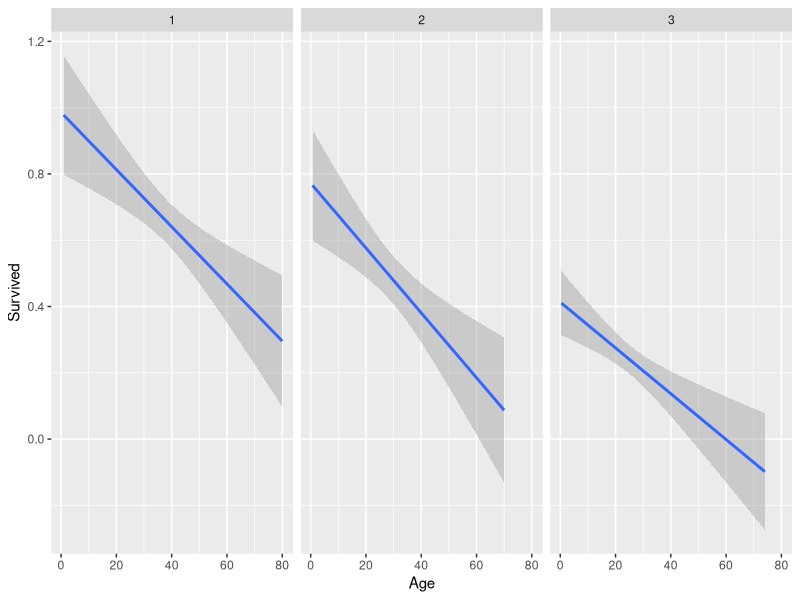
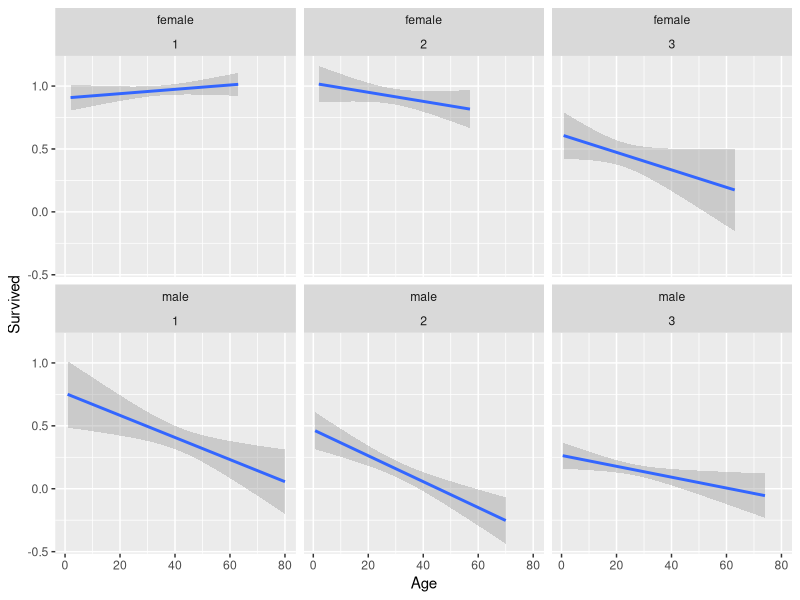
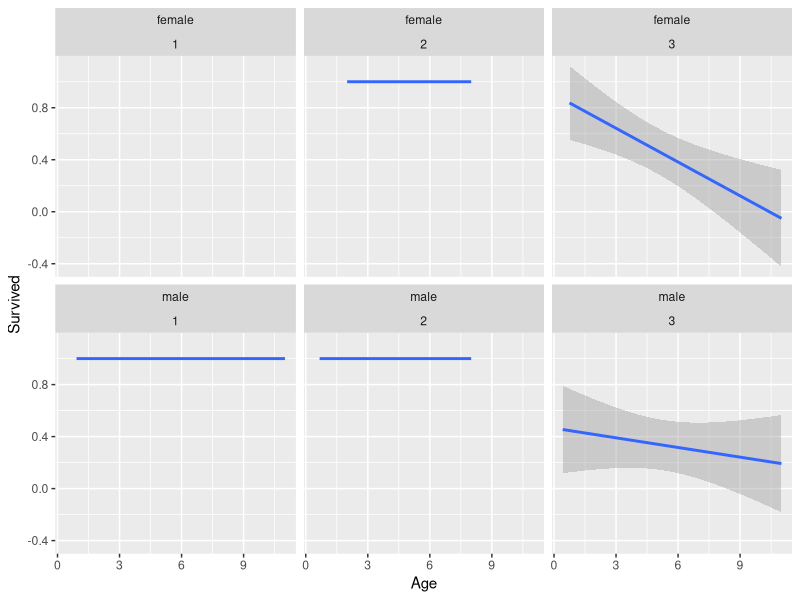
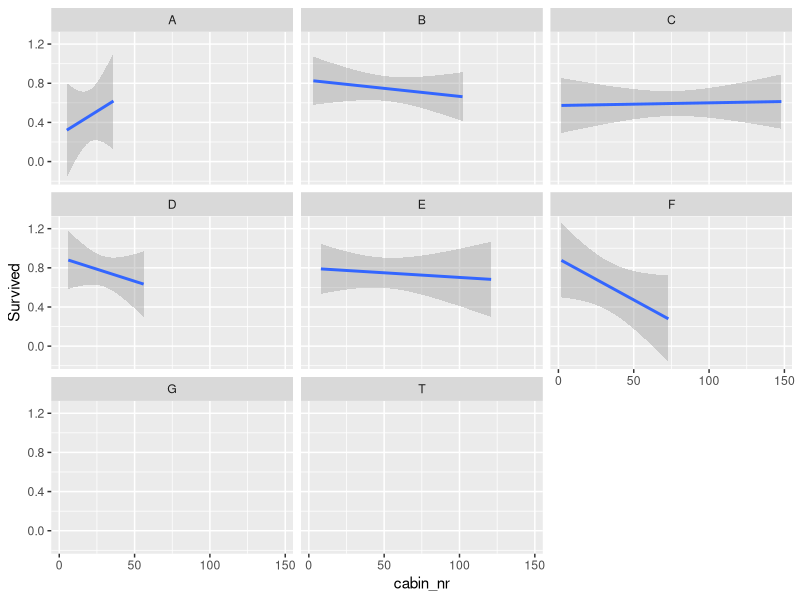

Write the R code that produced these figures, in order.
## ---- chunk 1
require(dplyr)
require(ggplot2)
require(stringr)

titanic <- read.csv('./data/train.csv')

## ---- chunk 2
# 1.
titanic %>% summarize(mean(Survived))
# end 1.

# 2.a - First and third 
titanic %>% group_by(Pclass) %>% summarize(class_prop = mean(Survived))

# 2.b - Males did not fare so well.
titanic %>% group_by(Sex) %>% summarize(gender_prop = mean(Survived))

# 2.c
#Age and class
ggplot(data = titanic %>% filter(!is.na(Age)),
       aes(x = Age, y = Survived)) +
  stat_smooth(method="glm",family="binomial") + facet_grid(~Pclass)

# Does age moderate the gender effect?
ggplot(data = titanic %>% filter(!is.na(Age)),
       aes(x = Age, y = Survived)) +
  stat_smooth(method="glm",family="binomial") + facet_wrap(~Sex + Pclass,ncol=3)

# 2.c.1 Modelling really young children.
ggplot(data = titanic %>% filter(Age < 12),
       aes(x = Age, y = Survived)) +
  stat_smooth(method="glm",family="binomial") + facet_wrap(~Sex + Pclass,ncol=3)
    
# 2.d
titanic_cabins <- titanic %>% filter(!Cabin == "") %>% mutate(cabin_category = substr(Cabin,1,1)) %>% 
  mutate(cabin_nr = as.numeric(str_extract(Cabin,"[0-9]+")))

titanic_cabins %>% group_by(cabin_category) %>% summarize(count = n(), surv_prop = mean(Survived))

ggplot(data = titanic_cabins, aes(x = cabin_nr, y = Survived)) + 
  stat_smooth(method="glm", family="binomial") + facet_wrap(~cabin_category,ncol=3)


